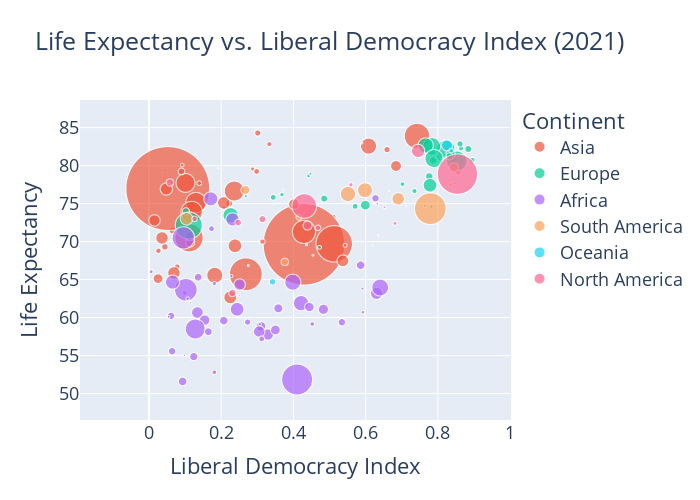

Write notebook code for a chart like this one.
### Code cell
# Clean the data by removing rows with NaN values in critical columns
df_cleaned = life_exp_lib_democ.dropna(subset=['Liberal democracy index (best estimate, aggregate: average)', 
                               'Period life expectancy at birth - Sex: all - Age: 0'])


# Scale the population to increase the size of the points 
df_cleaned['Scaled Population'] = df_cleaned['Population (historical)'] / 1e6

# Create the scatter plot
fig = px.scatter(
    df_cleaned,
    x='Liberal democracy index (best estimate, aggregate: average)',
    y='Period life expectancy at birth - Sex: all - Age: 0',
    size='Scaled Population',  # Use the scaled population
    color='Continent',
    hover_name='Entity',
    size_max=200,  # Increase size_max to make points larger -- 200 worked the best
    title='Life Expectancy vs. Liberal Democracy Index (2021)',
    labels={
        'Liberal democracy index (best estimate, aggregate: average)': 'Liberal Democracy Index',
        'Period life expectancy at birth - Sex: all - Age: 0': 'Life Expectancy'
    }
)

# Update the layout
fig.update_layout(
    xaxis_title='Liberal Democracy Index',
    yaxis_title='Life Expectancy',
    legend_title='Continent',
    template='plotly',
    height=500,
    width=700,
    font=dict(size=18) 
)

# Show the plot
fig.show()

fig.write_html('plots/life_expectancy.html')

### Figure 1 — Plotly figure (JSON) as saved in the notebook; plotly's stock layout.template omitted (floating-point values rounded to 4 significant figures)
{"data": [{"hovertemplate": "<b>%{hovertext}</b><br><br>Continent=Asia<br>Liberal Democracy Index=%{x}<br>Life Expectancy=%{y}<br>Scaled Population=%{marker.size}<extra></extra>", "hovertext": ["Afghanistan", "Armenia", "Azerbaijan", "Bahrain", "Bangladesh", "Bhutan", "Cambodia", "China", "East Timor", "Georgia", "Hong Kong", "India", "Indonesia", "Iran", "Iraq", "Israel", "Japan", "Jordan", "Kazakhstan", "Kuwait", "Kyrgyzstan", "Laos", "Lebanon", "Malaysia", "Maldives", "Mongolia", "Myanmar", "Nepal", "North Korea", "Oman", "Pakistan", "Philippines", "Qatar", "Saudi Arabia", "Singapore", "South Korea", "Sri Lanka", "Syria", "Taiwan", "Tajikistan", "Thailand", "Turkey", "Turkmenistan", "United Arab Emirates", "Uzbekistan", "Vietnam", "Yemen"], "legendgroup": "Asia", "marker": {"color": "#EF553B", "size": [33.83, 2.921, 9.753, 1.37, 159.4, 0.7406, 15.62, 1396.0, 1.205, 3.792, 7.366, 1328.0, 261.8, 82.62, 37.56, 8.053, 127.3, 9.545, 18.08, 3.834, 6.002, 6.802, 6.472, 31.23, 0.4282, 2.977, 51.09, 27.82, 25.58, 4.185, 217.3, 105.3, 2.427, 29.97, 5.525, 50.98, 21.73, 19.42, 23.53, 8.644, 70.54, 80.01, 6.216, 8.675, 30.75, 92.82, 31.16], "sizemode": "area", "sizeref": 0.1989, "symbol": "circle"}, "mode": "markers", "name": "Asia", "showlegend": true, "type": "scattergl", "x": [0.225, 0.207, 0.065, 0.044, 0.111, 0.485, 0.114, 0.052, 0.462, 0.512, 0.301, 0.429, 0.513, 0.13, 0.238, 0.659, 0.742, 0.222, 0.113, 0.287, 0.314, 0.078, 0.298, 0.207, 0.191, 0.543, 0.182, 0.537, 0.015, 0.139, 0.268, 0.429, 0.092, 0.048, 0.333, 0.608, 0.401, 0.025, 0.684, 0.044, 0.101, 0.236, 0.026, 0.09, 0.036, 0.118, 0.069], "xaxis": "x", "y": [62.66, 74.44, 71.45, 79.4, 70.49, 70.34, 69.87, 76.98, 67.14, 73.3, 84.29, 69.64, 69.7, 75.12, 69.44, 82.1, 83.89, 75.01, 70.73, 79.56, 70.0, 66.67, 79.23, 75.09, 79.7, 69.5, 65.56, 67.46, 72.78, 77.69, 65.7, 71.27, 80.06, 76.92, 82.83, 82.56, 74.93, 65.12, 79.95, 69.31, 77.72, 76.65, 68.78, 79.22, 70.48, 73.88, 65.87], "yaxis": "y"}, {"hovertemplate": "<b>%{hovertext}</b><br><br>Continent=Europe<br>Liberal Democracy Index=%{x}<br>Life Expectancy=%{y}<br>Scaled Population=%{marker.size}<extra></extra>", "hovertext": ["Albania", "Austria", "Belarus", "Belgium", "Bosnia and Herzegovina", "Bulgaria", "Croatia", "Cyprus", "Czechia", "Denmark", "Estonia", "Finland", "France", "Germany", "Greece", "Hungary", "Iceland", "Ireland", "Italy", "Kosovo", "Latvia", "Lithuania", "Luxembourg", "Malta", "Moldova", "Montenegro", "Netherlands", "North Macedonia", "Norway", "Poland", "Portugal", "Romania", "Russia", "Serbia", "Slovakia", "Slovenia", "Spain", "Sweden", "Switzerland", "Ukraine", "United Kingdom"], "legendgroup": "Europe", "marker": {"color": "#00cc96", "size": [2.899, 8.644, 9.487, 11.28, 3.519, 7.178, 4.184, 1.22, 10.52, 5.684, 1.315, 5.48, 64.92, 82.08, 10.82, 9.839, 0.331, 4.702, 60.58, 1.779, 1.978, 2.906, 0.5695, 0.445, 3.287, 0.6281, 17.11, 1.98, 5.19, 38.27, 10.37, 19.87, 145.3, 7.177, 5.42, 2.06, 46.68, 9.799, 8.284, 45.78, 65.38], "sizemode": "area", "sizeref": 0.1989, "symbol": "circle"}, "mode": "markers", "name": "Europe", "showlegend": true, "type": "scattergl", "x": [0.442, 0.805, 0.102, 0.841, 0.368, 0.571, 0.702, 0.742, 0.776, 0.895, 0.846, 0.824, 0.822, 0.852, 0.787, 0.485, 0.785, 0.83, 0.783, 0.447, 0.764, 0.782, 0.795, 0.59, 0.472, 0.372, 0.835, 0.268, 0.864, 0.778, 0.832, 0.599, 0.11, 0.344, 0.735, 0.804, 0.766, 0.884, 0.861, 0.226, 0.789], "xaxis": "x", "y": [78.64, 81.16, 73.99, 80.89, 76.18, 74.63, 77.56, 80.97, 78.58, 80.74, 77.66, 81.42, 82.19, 80.57, 80.67, 75.65, 82.35, 81.42, 82.53, 78.92, 74.69, 74.61, 81.84, 82.96, 69.24, 76.76, 81.48, 75.98, 82.27, 77.42, 81.21, 74.79, 72.1, 75.82, 76.65, 80.82, 82.65, 82.18, 82.85, 73.46, 80.92], "yaxis": "y"}, {"hovertemplate": "<b>%{hovertext}</b><br><br>Continent=Africa<br>Liberal Democracy Index=%{x}<br>Life Expectancy=%{y}<br>Scaled Population=%{marker.size}<extra></extra>", "hovertext": ["Algeria", "Angola", "Benin", "Botswana", "Burkina Faso", "Burundi", "Cameroon", "Cape Verde", "Central African Republic", "Chad", "Comoros", "Congo", "Cote d'Ivoire", "Democratic Republic of Congo", "Djibouti", "Egypt", "Equatorial Guinea", "Eritrea", "Eswatini", "Ethiopia", "Gabon", "Gambia", "Ghana", "Guinea", "Guinea-Bissau", "Kenya", "Lesotho", "Liberia", "Libya", "Madagascar", "Malawi", "Mali", "Mauritania", "Mauritius", "Morocco", "Mozambique", "Namibia", "Niger", "Nigeria", "Rwanda", "Sao Tome and Principe", "Senegal", "Seychelles", "Sierra Leone", "Somalia", "South Africa", "South Sudan", "Sudan", "Tanzania", "Togo", "Tunisia", "Uganda", "Zambia", "Zimbabwe"], "legendgroup": "Africa", "marker": {"color": "#ab63fa", "size": [40.02, 28.16, 11.36, 2.203, 18.78, 11.05, 22.76, 0.5124, 4.629, 14.65, 0.7267, 5.098, 25.25, 81.04, 1.02, 99.6, 1.454, 3.106, 1.143, 103.9, 2.041, 2.225, 28.7, 11.77, 1.786, 47.09, 2.105, 4.659, 6.532, 25.43, 17.09, 18.59, 3.966, 1.292, 34.61, 26.55, 2.374, 19.94, 190.7, 11.64, 0.2003, 14.59, 0.1072, 7.038, 13.81, 56.72, 11.11, 40.02, 52.02, 7.663, 11.4, 37.53, 16.4, 14.4], "sizemode": "area", "sizeref": 0.1989, "symbol": "circle"}, "mode": "markers", "name": "Africa", "showlegend": true, "type": "scattergl", "x": [0.171, 0.134, 0.534, 0.591, 0.31, 0.061, 0.154, 0.712, 0.181, 0.093, 0.25, 0.099, 0.329, 0.128, 0.115, 0.095, 0.054, 0.006, 0.098, 0.102, 0.228, 0.107, 0.63, 0.164, 0.307, 0.421, 0.449, 0.452, 0.173, 0.251, 0.444, 0.35, 0.181, 0.632, 0.231, 0.305, 0.592, 0.483, 0.41, 0.136, 0.579, 0.586, 0.429, 0.312, 0.124, 0.64, 0.064, 0.065, 0.398, 0.273, 0.627, 0.244, 0.358, 0.207], "xaxis": "x", "y": [75.62, 60.65, 59.38, 63.82, 58.85, 60.22, 59.66, 74.62, 52.79, 51.59, 62.9, 63.23, 57.76, 58.49, 61.96, 70.48, 60.1, 66.03, 55.02, 63.65, 65.46, 62.49, 63.18, 58.13, 59.13, 61.89, 51.1, 59.15, 71.7, 64.34, 61.38, 58.36, 64.48, 74.98, 72.92, 58.15, 60.7, 61.08, 51.84, 65.3, 67.25, 66.88, 73.7, 57.19, 54.86, 63.95, 55.57, 64.66, 64.65, 59.4, 75.69, 61.09, 61.21, 59.59], "yaxis": "y"}, {"hovertemplate": "<b>%{hovertext}</b><br><br>Continent=South America<br>Liberal Democracy Index=%{x}<br>Life Expectancy=%{y}<br>Scaled Population=%{marker.size}<extra></extra>", "hovertext": ["Argentina", "Bolivia", "Brazil", "Chile", "Colombia", "Ecuador", "Guyana", "Paraguay", "Peru", "Suriname", "Uruguay", "Venezuela"], "legendgroup": "South America", "marker": {"color": "#FFA15A", "size": [43.48, 11.01, 201.7, 18.05, 46.97, 16.27, 0.7588, 6.159, 30.46, 0.5816, 3.368, 30.57], "sizemode": "area", "sizeref": 0.1989, "symbol": "circle"}, "mode": "markers", "name": "South America", "showlegend": true, "type": "scattergl", "x": [0.598, 0.376, 0.779, 0.844, 0.551, 0.267, 0.454, 0.415, 0.69, 0.635, 0.835, 0.104], "xaxis": "x", "y": [76.76, 67.32, 74.33, 79.75, 76.26, 76.79, 68.2, 73.19, 75.62, 70.8, 77.48, 73.01], "yaxis": "y"}, {"hovertemplate": "<b>%{hovertext}</b><br><br>Continent=Oceania<br>Liberal Democracy Index=%{x}<br>Life Expectancy=%{y}<br>Scaled Population=%{marker.size}<extra></extra>", "hovertext": ["Australia", "Fiji", "New Zealand", "Papua New Guinea", "Solomon Islands", "Vanuatu"], "legendgroup": "Oceania", "marker": {"color": "#19d3f3", "size": [23.95, 0.9186, 4.614, 8.743, 0.6394, 0.2661], "sizemode": "area", "sizeref": 0.1989, "symbol": "circle"}, "mode": "markers", "name": "Oceania", "showlegend": true, "type": "scattergl", "x": [0.825, 0.275, 0.837, 0.342, 0.436, 0.619], "xaxis": "x", "y": [82.66, 66.84, 81.98, 64.7, 69.58, 69.51], "yaxis": "y"}, {"hovertemplate": "<b>%{hovertext}</b><br><br>Continent=North America<br>Liberal Democracy Index=%{x}<br>Life Expectancy=%{y}<br>Scaled Population=%{marker.size}<extra></extra>", "hovertext": ["Barbados", "Canada", "Costa Rica", "Cuba", "Dominican Republic", "El Salvador", "Guatemala", "Haiti", "Honduras", "Jamaica", "Mexico", "Nicaragua", "Panama", "Trinidad and Tobago", "United States"], "legendgroup": "North America", "marker": {"color": "#FF6692", "size": [0.279, 35.96, 4.818, 11.28, 10.43, 6.184, 15.97, 10.52, 9.237, 2.803, 121.1, 6.149, 3.96, 1.429, 326.1], "sizemode": "area", "sizeref": 0.1989, "symbol": "circle"}, "mode": "markers", "name": "North America", "showlegend": true, "type": "scattergl", "x": [0.664, 0.745, 0.856, 0.058, 0.314, 0.468, 0.439, 0.231, 0.247, 0.681, 0.43, 0.126, 0.559, 0.652, 0.854], "xaxis": "x", "y": [76.65, 81.92, 79.09, 77.77, 72.95, 71.81, 72.1, 63.24, 72.49, 72.39, 74.68, 72.98, 77.47, 74.5, 78.87], "yaxis": "y"}], "layout": {"font": {"size": 18}, "height": 500, "legend": {"itemsizing": "constant", "title": {"text": "Continent"}, "tracegroupgap": 0}, "title": {"text": "Life Expectancy vs. Liberal Democracy Index (2021)"}, "width": 700, "xaxis": {"anchor": "y", "autorange": true, "domain": [0, 1], "range": [-0.188, 1.001], "title": {"text": "Liberal Democracy Index"}, "type": "linear"}, "yaxis": {"anchor": "x", "autorange": true, "domain": [0, 1], "range": [46.51, 88.63], "title": {"text": "Life Expectancy"}, "type": "linear"}}}
